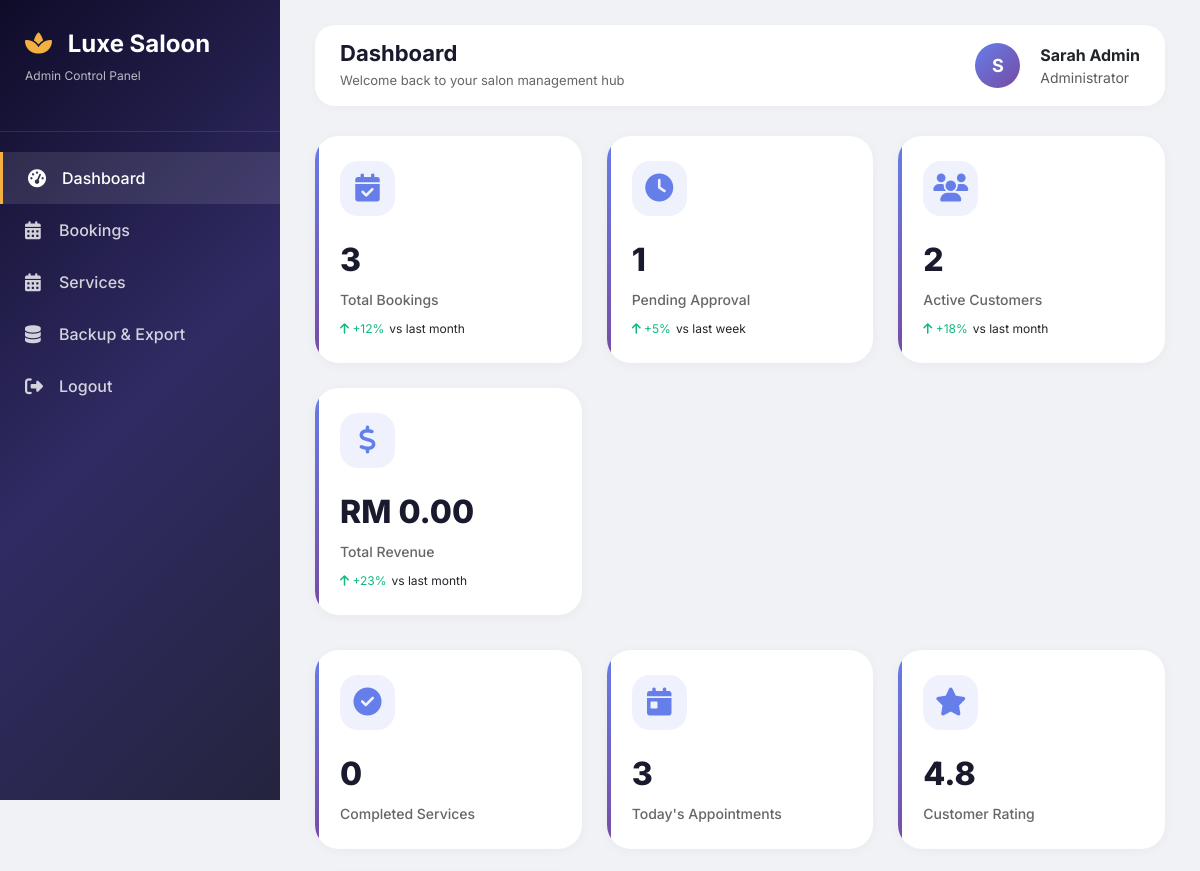
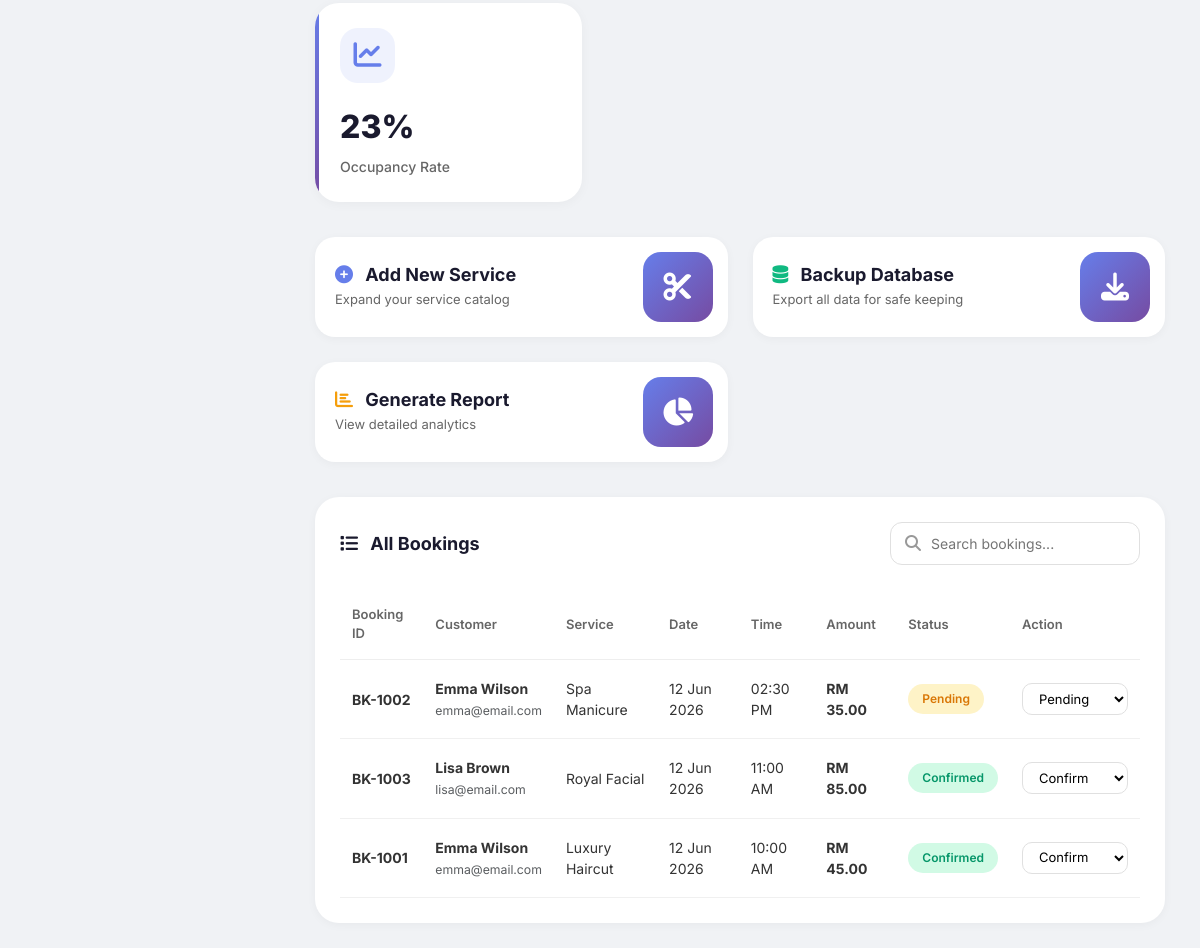
Page /admin/dashboard.php (signed in) on the committed database (2 pictures, top to bottom).
### tables this page shows
CREATE TABLE IF NOT EXISTS bookings (
    id INT PRIMARY KEY AUTO_INCREMENT,
    booking_no VARCHAR(20) UNIQUE,
    user_id INT,
    service_id INT,
    customer_name VARCHAR(100),
    customer_email VARCHAR(100),
    customer_phone VARCHAR(20),
    booking_date DATE,
    booking_time TIME,
    status ENUM('pending', 'confirmed', 'completed', 'cancelled') DEFAULT 'pending',
    notes TEXT,
    created_at TIMESTAMP DEFAULT CURRENT_TIMESTAMP,
    FOREIGN KEY (user_id) REFERENCES users(id),
    FOREIGN KEY (service_id) REFERENCES services(id)
);

CREATE TABLE IF NOT EXISTS users (
    id INT PRIMARY KEY AUTO_INCREMENT,
    username VARCHAR(50) UNIQUE NOT NULL,
    password VARCHAR(255) NOT NULL,
    full_name VARCHAR(100) NOT NULL,
    email VARCHAR(100) NOT NULL,
    phone VARCHAR(20),
    role ENUM('admin', 'customer') DEFAULT 'customer',
    created_at TIMESTAMP DEFAULT CURRENT_TIMESTAMP
);

CREATE TABLE IF NOT EXISTS services (
    id INT PRIMARY KEY AUTO_INCREMENT,
    name VARCHAR(100) NOT NULL,
    description TEXT,
    price DECIMAL(10,2),
    duration INT,
    image_icon VARCHAR(50),
    is_active TINYINT DEFAULT 1
);

### admin/dashboard.php (the view, shortened to what this page needs)
<?php
function escape($data) {
    return htmlspecialchars($data, ENT_QUOTES, 'UTF-8');
}
require_once '../config/database.php';
$bookings = $conn->query("
    SELECT b.*, u.full_name, u.email, u.phone, s.name as service_name, s.price
    FROM bookings b
    JOIN users u ON b.user_id = u.id
    JOIN services s ON b.service_id = s.id
    ORDER BY b.booking_date DESC, b.booking_time DESC
");
$total_bookings = $conn->query("SELECT COUNT(*) FROM bookings")->fetch_row()[0];
$pending_bookings = $conn->query("SELECT COUNT(*) FROM bookings WHERE status='pending'")->fetch_row()[0];
$total_customers = $conn->query("SELECT COUNT(*) FROM users WHERE role='customer'")->fetch_row()[0];
$total_revenue = $conn->query("SELECT SUM(price) FROM bookings b JOIN services s ON b.service_id = s.id WHERE status='completed'")->fetch_row()[0];
$completed_bookings = $conn->query("SELECT COUNT(*) FROM bookings WHERE status='completed'")->fetch_row()[0];
$today_bookings = $conn->query("SELECT COUNT(*) FROM bookings WHERE booking_date = CURDATE()")->fetch_row()[0];
?>
<!DOCTYPE html>
<html lang="en">
<head>
    <link href="https://cdn.jsdelivr.net/npm/bootstrap@5.3.0/dist/css/bootstrap.min.css" rel="stylesheet">
    <link rel="stylesheet" href="https://cdnjs.cloudflare.com/ajax/libs/font-awesome/6.4.0/css/all.min.css">
</head>
<body>
    <div class="sidebar">
        <div class="sidebar-header">
            <h3><i class="fas fa-spa"></i> <span>Luxe Saloon</span></h3>
            <p><span>Admin Control Panel</span></p>
        </div>
        <div class="sidebar-menu">
            <a href="dashboard.php" class="active">
                <i class="fas fa-tachometer-alt"></i> <span>Dashboard</span>
            </a>
            <a href="bookings.php">
                <i class="fas fa-calendar-alt"></i> <span>Bookings</span>
            </a>
            <a href="services.php">
                <i class="fas fa-calendar-alt"></i> <span>Services</span>
            </a>
            <a href="backup.php">
                <i class="fas fa-database"></i> <span>Backup & Export</span>
            </a>
            <a href="../logout.php">
                <i class="fas fa-sign-out-alt"></i> <span>Logout</span>
            </a>
        </div>
    </div>
    <div class="main-content">
        <div class="top-nav">
            <div class="page-title">
                <h2>Dashboard</h2>
                <p>Welcome back to your salon management hub</p>
            </div>
            <div class="admin-info">
                <div class="admin-avatar">
                    <?php echo strtoupper(substr($_SESSION['user_name'] ?? 'A', 0, 1)); ?>
                </div>
                <div>
                    <strong><?php echo escape($_SESSION['user_name']); ?></strong>
                    <small class="d-block text-muted">Administrator</small>
                </div>
            </div>
        </div>
        <div class="stats-grid">
            <div class="stat-card">
                <div class="stat-icon"><i class="fas fa-calendar-check"></i></div>
                <div class="stat-value"><?php echo $total_bookings; ?></div>
                <div class="stat-label">Total Bookings</div>
                <div class="stat-change"><span class="trend-up"><i class="fas fa-arrow-up"></i> +12%</span> vs last month</div>
            </div>
            <div class="stat-card">
                <div class="stat-icon"><i class="fas fa-clock"></i></div>
                <div class="stat-value"><?php echo $pending_bookings; ?></div>
                <div class="stat-label">Pending Approval</div>
                <div class="stat-change"><span class="trend-up"><i class="fas fa-arrow-up"></i> +5%</span> vs last week</div>
            </div>
            <div class="stat-card">
                <div class="stat-icon"><i class="fas fa-users"></i></div>
                <div class="stat-value"><?php echo $total_customers; ?></div>
                <div class="stat-label">Active Customers</div>
                <div class="stat-change"><span class="trend-up"><i class="fas fa-arrow-up"></i> +18%</span> vs last month</div>
            </div>
            <div class="stat-card">
                <div class="stat-icon"><i class="fas fa-dollar-sign"></i></div>
                <div class="stat-value">RM <?php echo number_format($total_revenue ?? 0, 2); ?></div>
                <div class="stat-label">Total Revenue</div>
                <div class="stat-change"><span class="trend-up"><i class="fas fa-arrow-up"></i> +23%</span> vs last month</div>
            </div>
        </div>
        <div class="stats-grid">
            <div class="stat-card">
                <div class="stat-icon"><i class="fas fa-check-circle"></i></div>
                <div class="stat-value"><?php echo $completed_bookings; ?></div>
                <div class="stat-label">Completed Services</div>
            </div>
            <div class="stat-card">
                <div class="stat-icon"><i class="fas fa-calendar-day"></i></div>
                <div class="stat-value"><?php echo $today_bookings; ?></div>
                <div class="stat-label">Today's Appointments</div>
            </div>
            <div class="stat-card">
                <div class="stat-icon"><i class="fas fa-star"></i></div>
                <div class="stat-value">4.8</div>
                <div class="stat-label">Customer Rating</div>
            </div>
            <div class="stat-card">
                <div class="stat-icon"><i class="fas fa-chart-line"></i></div>
                <div class="stat-value"><?php echo $total_bookings + 20; ?>%</div>
                <div class="stat-label">Occupancy Rate</div>
            </div>
        </div>
        <div class="action-grid">
            <a href="services.php" class="action-card">
                <div class="action-info">
                    <h4><i class="fas fa-plus-circle me-2" style="color: #667eea;"></i> Add New Service</h4>
                    <p>Expand your service catalog</p>
                </div>
                <div class="action-icon"><i class="fas fa-cut"></i></div>
            </a>
            <a href="backup.php" class="action-card">
                <div class="action-info">
                    <h4><i class="fas fa-database me-2" style="color: #10b981;"></i> Backup Database</h4>
                    <p>Export all data for safe keeping</p>
                </div>
                <div class="action-icon"><i class="fas fa-download"></i></div>
            </a>
            <a href="#" class="action-card">
                <div class="action-info">
                    <h4><i class="fas fa-chart-bar me-2" style="color: #f59e0b;"></i> Generate Report</h4>
                    <p>View detailed analytics</p>
                </div>
                <div class="action-icon"><i class="fas fa-chart-pie"></i></div>
            </a>
        </div>
        <div class="table-container">
            <div class="table-header">
                <h4><i class="fas fa-list me-2"></i> All Bookings</h4>
                <div class="search-box">
                    <i class="fas fa-search"></i>
                    <input type="text" id="searchInput" placeholder="Search bookings..." onkeyup="searchTable()">
                </div>
            </div>
            <div style="overflow-x: auto;">
                <table id="bookingsTable">
                    <thead>
                        <tr>
                            <th>Booking ID</th>
                            <th>Customer</th>
                            <th>Service</th>
                            <th>Date</th>
                            <th>Time</th>
                            <th>Amount</th>
                            <th>Status</th>
                            <th>Action</th>
                        </tr>
                    </thead>
                    <tbody>
                        <?php while($b = $bookings->fetch_assoc()): ?>
                        <tr>
                            <td><span class="fw-bold"><?php echo $b['booking_no']; ?></span></td>
                            <td>
                                <div class="fw-bold"><?php echo escape($b['full_name']); ?></div>
                                <small class="text-muted"><?php echo $b['email']; ?></small>
                            </td>
                            <td><?php echo $b['service_name']; ?></td>
                            <td><?php echo date('d M Y', strtotime($b['booking_date'])); ?></td>
                            <td><?php echo date('h:i A', strtotime($b['booking_time'])); ?></td>
                            <td><span class="fw-bold">RM <?php echo $b['price']; ?></span></td>
                            <td>
                                <span class="status-badge status-<?php echo $b['status']; ?>">
                                    <?php echo ucfirst($b['status']); ?>
                                </span>
                            </td>
                            <td>
                                <form method="POST" class="d-inline">
                                    <select name="status" class="status-select" onchange="this.form.submit()">
                                        <option value="pending" <?php echo $b['status']=='pending'?'selected':''; ?>>Pending</option>
                                        <option value="confirmed" <?php echo $b['status']=='confirmed'?'selected':''; ?>>Confirm</option>
                                    </select>
                                </form>
                            </td>
                        </tr>
                        <?php endwhile; ?>
                    </tbody>
                </table>
            </div>
        </div>
    </div>
</body>
</html>

### rows in the picture
bookings: booking_no "BK-1002", user.full_name "Emma Wilson", user.email "emma@email.com", service.name "Spa Manicure", booking_date "12 Jun 2026", booking_time "02:30 PM", service.price "35.00", status "Pending"
bookings: booking_no "BK-1003", user.full_name "Lisa Brown", user.email "lisa@email.com", service.name "Royal Facial", booking_date "12 Jun 2026", booking_time "11:00 AM", service.price "85.00", status "Confirmed", status "Confirm"
bookings: booking_no "BK-1001", user.full_name "Emma Wilson", user.email "emma@email.com", service.name "Luxury Haircut", booking_date "12 Jun 2026", booking_time "10:00 AM", service.price "45.00", status "Confirmed", status "Confirm"

### other values in the picture
substr($_SESSION['user_name'] ?? 'A', 0, 1) "S"
$_SESSION['user_name'] "Sarah Admin"
$total_bookings "3"
$pending_bookings "1"
$total_customers "2"
$total_revenue "0.00"
$completed_bookings "0"
$today_bookings "3"
$total_bookings + 20 "23"
